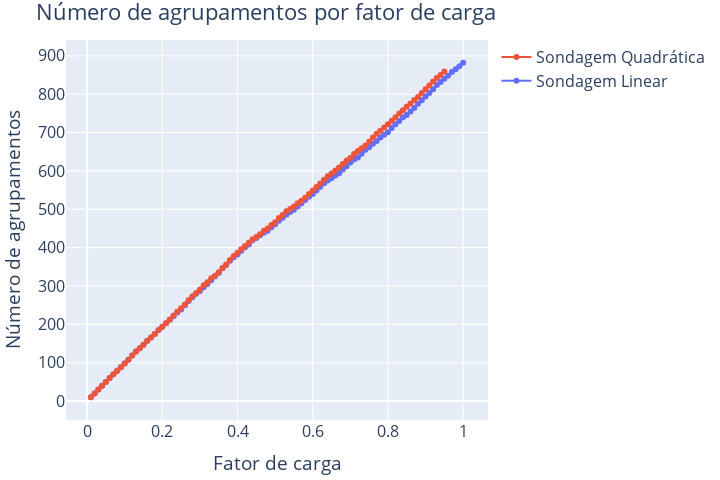

Notebook code cell kept with this figure:
### Code cell
runs = experiments["in_max"].items()
plot_line(
    runs,
    "load_factor",
    "groups_total",
    title="Número de agrupamentos por fator de carga",
    xaxis_title="Fator de carga",
    yaxis_title="Número de agrupamentos",
)

### Figure 1 — Plotly figure (JSON) as saved in the notebook; plotly's stock layout.template omitted (floating-point values rounded to 4 significant figures)
{"data": [{"line": {"color": "#636EFA"}, "mode": "lines+markers", "name": "Sondagem Linear", "type": "scatter", "x": [0.01, 0.02, 0.03, 0.04, 0.05, 0.06, 0.07, 0.08, 0.09, 0.1, 0.11, 0.12, 0.13, 0.14, 0.15, 0.16, 0.17, 0.18, 0.19, 0.2, 0.21, 0.22, 0.23, 0.24, 0.25, 0.26, 0.27, 0.28, 0.29, 0.3, 0.31, 0.32, 0.33, 0.34, 0.35, 0.36, 0.37, 0.38, 0.39, 0.4, 0.41, 0.42, 0.43, 0.44, 0.45, 0.46, 0.47, 0.48, 0.49, 0.5, 0.51, 0.52, 0.53, 0.54, 0.55, 0.56, 0.57, 0.58, 0.59, 0.6, 0.61, 0.62, 0.63, 0.64, 0.65, 0.66, 0.67, 0.68, 0.69, 0.7, 0.71, 0.72, 0.73, 0.74, 0.75, 0.76, 0.77, 0.78, 0.79, 0.8, 0.81, 0.82, 0.83, 0.84, 0.85, 0.86, 0.87, 0.88, 0.89, 0.9, 0.91, 0.92, 0.93, 0.94, 0.95, 0.96, 0.97, 0.98, 0.99, 1], "y": [10, 20, 30, 40, 50, 60, 70, 79, 88, 98, 108, 119, 129, 138, 147, 157, 166, 175, 185, 194, 203, 212, 221, 231, 239, 250, 261, 271, 280, 287, 297, 305, 315, 325, 334, 346, 355, 366, 375, 382, 392, 401, 408, 419, 425, 432, 439, 444, 453, 461, 470, 478, 486, 493, 499, 507, 516, 524, 533, 540, 549, 559, 568, 575, 581, 588, 594, 604, 612, 622, 630, 635, 645, 655, 662, 671, 678, 687, 694, 701, 712, 722, 730, 740, 746, 755, 764, 775, 784, 794, 803, 813, 824, 832, 840, 848, 858, 865, 873, 882]}, {"line": {"width": 0}, "mode": "lines", "name": "Sondagem Linear upper", "showlegend": false, "type": "scatter", "x": [0.01, 0.02, 0.03, 0.04, 0.05, 0.06, 0.07, 0.08, 0.09, 0.1, 0.11, 0.12, 0.13, 0.14, 0.15, 0.16, 0.17, 0.18, 0.19, 0.2, 0.21, 0.22, 0.23, 0.24, 0.25, 0.26, 0.27, 0.28, 0.29, 0.3, 0.31, 0.32, 0.33, 0.34, 0.35, 0.36, 0.37, 0.38, 0.39, 0.4, 0.41, 0.42, 0.43, 0.44, 0.45, 0.46, 0.47, 0.48, 0.49, 0.5, 0.51, 0.52, 0.53, 0.54, 0.55, 0.56, 0.57, 0.58, 0.59, 0.6, 0.61, 0.62, 0.63, 0.64, 0.65, 0.66, 0.67, 0.68, 0.69, 0.7, 0.71, 0.72, 0.73, 0.74, 0.75, 0.76, 0.77, 0.78, 0.79, 0.8, 0.81, 0.82, 0.83, 0.84, 0.85, 0.86, 0.87, 0.88, 0.89, 0.9, 0.91, 0.92, 0.93, 0.94, 0.95, 0.96, 0.97, 0.98, 0.99, 1], "y": [null, null, null, null, null, null, null, null, null, null, null, null, null, null, null, null, null, null, null, null, null, null, null, null, null, null, null, null, null, null, null, null, null, null, null, null, null, null, null, null, null, null, null, null, null, null, null, null, null, null, null, null, null, null, null, null, null, null, null, null, null, null, null, null, null, null, null, null, null, null, null, null, null, null, null, null, null, null, null, null, null, null, null, null, null, null, null, null, null, null, null, null, null, null, null, null, null, null, null, null]}, {"fill": "tonexty", "fillcolor": "rgba(99, 110, 250, 0.30)", "line": {"width": 0}, "mode": "lines", "name": "Sondagem Linear lower", "showlegend": false, "type": "scatter", "x": [0.01, 0.02, 0.03, 0.04, 0.05, 0.06, 0.07, 0.08, 0.09, 0.1, 0.11, 0.12, 0.13, 0.14, 0.15, 0.16, 0.17, 0.18, 0.19, 0.2, 0.21, 0.22, 0.23, 0.24, 0.25, 0.26, 0.27, 0.28, 0.29, 0.3, 0.31, 0.32, 0.33, 0.34, 0.35, 0.36, 0.37, 0.38, 0.39, 0.4, 0.41, 0.42, 0.43, 0.44, 0.45, 0.46, 0.47, 0.48, 0.49, 0.5, 0.51, 0.52, 0.53, 0.54, 0.55, 0.56, 0.57, 0.58, 0.59, 0.6, 0.61, 0.62, 0.63, 0.64, 0.65, 0.66, 0.67, 0.68, 0.69, 0.7, 0.71, 0.72, 0.73, 0.74, 0.75, 0.76, 0.77, 0.78, 0.79, 0.8, 0.81, 0.82, 0.83, 0.84, 0.85, 0.86, 0.87, 0.88, 0.89, 0.9, 0.91, 0.92, 0.93, 0.94, 0.95, 0.96, 0.97, 0.98, 0.99, 1], "y": [null, null, null, null, null, null, null, null, null, null, null, null, null, null, null, null, null, null, null, null, null, null, null, null, null, null, null, null, null, null, null, null, null, null, null, null, null, null, null, null, null, null, null, null, null, null, null, null, null, null, null, null, null, null, null, null, null, null, null, null, null, null, null, null, null, null, null, null, null, null, null, null, null, null, null, null, null, null, null, null, null, null, null, null, null, null, null, null, null, null, null, null, null, null, null, null, null, null, null, null]}, {"line": {"color": "#EF553B"}, "mode": "lines+markers", "name": "Sondagem Quadrática", "type": "scatter", "x": [0.01, 0.02, 0.03, 0.04, 0.05, 0.06, 0.07, 0.08, 0.09, 0.1, 0.11, 0.12, 0.13, 0.14, 0.15, 0.16, 0.17, 0.18, 0.19, 0.2, 0.21, 0.22, 0.23, 0.24, 0.25, 0.26, 0.27, 0.28, 0.29, 0.3, 0.31, 0.32, 0.33, 0.34, 0.35, 0.36, 0.37, 0.38, 0.39, 0.4, 0.41, 0.42, 0.43, 0.44, 0.45, 0.46, 0.47, 0.48, 0.49, 0.5, 0.51, 0.52, 0.53, 0.54, 0.55, 0.56, 0.57, 0.58, 0.59, 0.6, 0.61, 0.62, 0.63, 0.64, 0.65, 0.66, 0.67, 0.68, 0.69, 0.7, 0.71, 0.72, 0.73, 0.74, 0.75, 0.76, 0.77, 0.78, 0.79, 0.8, 0.81, 0.82, 0.83, 0.84, 0.85, 0.86, 0.87, 0.88, 0.89, 0.9, 0.91, 0.92, 0.93, 0.94, 0.95], "y": [10, 20, 30, 40, 50, 60, 70, 79, 88, 98, 108, 119, 129, 138, 147, 157, 166, 175, 185, 194, 203, 213, 223, 233, 242, 252, 263, 273, 282, 291, 302, 310, 320, 327, 336, 347, 356, 368, 378, 387, 396, 404, 413, 422, 428, 435, 444, 450, 459, 466, 477, 485, 495, 501, 507, 516, 522, 530, 540, 549, 558, 567, 577, 586, 593, 601, 609, 618, 627, 634, 644, 652, 659, 666, 676, 687, 697, 705, 713, 722, 731, 740, 750, 758, 767, 776, 785, 793, 803, 813, 823, 833, 842, 850, 859]}, {"line": {"width": 0}, "mode": "lines", "name": "Sondagem Quadrática upper", "showlegend": false, "type": "scatter", "x": [0.01, 0.02, 0.03, 0.04, 0.05, 0.06, 0.07, 0.08, 0.09, 0.1, 0.11, 0.12, 0.13, 0.14, 0.15, 0.16, 0.17, 0.18, 0.19, 0.2, 0.21, 0.22, 0.23, 0.24, 0.25, 0.26, 0.27, 0.28, 0.29, 0.3, 0.31, 0.32, 0.33, 0.34, 0.35, 0.36, 0.37, 0.38, 0.39, 0.4, 0.41, 0.42, 0.43, 0.44, 0.45, 0.46, 0.47, 0.48, 0.49, 0.5, 0.51, 0.52, 0.53, 0.54, 0.55, 0.56, 0.57, 0.58, 0.59, 0.6, 0.61, 0.62, 0.63, 0.64, 0.65, 0.66, 0.67, 0.68, 0.69, 0.7, 0.71, 0.72, 0.73, 0.74, 0.75, 0.76, 0.77, 0.78, 0.79, 0.8, 0.81, 0.82, 0.83, 0.84, 0.85, 0.86, 0.87, 0.88, 0.89, 0.9, 0.91, 0.92, 0.93, 0.94, 0.95], "y": [null, null, null, null, null, null, null, null, null, null, null, null, null, null, null, null, null, null, null, null, null, null, null, null, null, null, null, null, null, null, null, null, null, null, null, null, null, null, null, null, null, null, null, null, null, null, null, null, null, null, null, null, null, null, null, null, null, null, null, null, null, null, null, null, null, null, null, null, null, null, null, null, null, null, null, null, null, null, null, null, null, null, null, null, null, null, null, null, null, null, null, null, null, null, null]}, {"fill": "tonexty", "fillcolor": "rgba(239, 85, 59, 0.30)", "line": {"width": 0}, "mode": "lines", "name": "Sondagem Quadrática lower", "showlegend": false, "type": "scatter", "x": [0.01, 0.02, 0.03, 0.04, 0.05, 0.06, 0.07, 0.08, 0.09, 0.1, 0.11, 0.12, 0.13, 0.14, 0.15, 0.16, 0.17, 0.18, 0.19, 0.2, 0.21, 0.22, 0.23, 0.24, 0.25, 0.26, 0.27, 0.28, 0.29, 0.3, 0.31, 0.32, 0.33, 0.34, 0.35, 0.36, 0.37, 0.38, 0.39, 0.4, 0.41, 0.42, 0.43, 0.44, 0.45, 0.46, 0.47, 0.48, 0.49, 0.5, 0.51, 0.52, 0.53, 0.54, 0.55, 0.56, 0.57, 0.58, 0.59, 0.6, 0.61, 0.62, 0.63, 0.64, 0.65, 0.66, 0.67, 0.68, 0.69, 0.7, 0.71, 0.72, 0.73, 0.74, 0.75, 0.76, 0.77, 0.78, 0.79, 0.8, 0.81, 0.82, 0.83, 0.84, 0.85, 0.86, 0.87, 0.88, 0.89, 0.9, 0.91, 0.92, 0.93, 0.94, 0.95], "y": [null, null, null, null, null, null, null, null, null, null, null, null, null, null, null, null, null, null, null, null, null, null, null, null, null, null, null, null, null, null, null, null, null, null, null, null, null, null, null, null, null, null, null, null, null, null, null, null, null, null, null, null, null, null, null, null, null, null, null, null, null, null, null, null, null, null, null, null, null, null, null, null, null, null, null, null, null, null, null, null, null, null, null, null, null, null, null, null, null, null, null, null, null, null, null]}], "layout": {"font": {"size": 16}, "height": 480, "margin": {"b": 10, "l": 10, "r": 10, "t": 40}, "title": {"text": "Número de agrupamentos por fator de carga"}, "width": 720, "xaxis": {"title": {"text": "Fator de carga"}}, "yaxis": {"title": {"text": "Número de agrupamentos"}}}}
